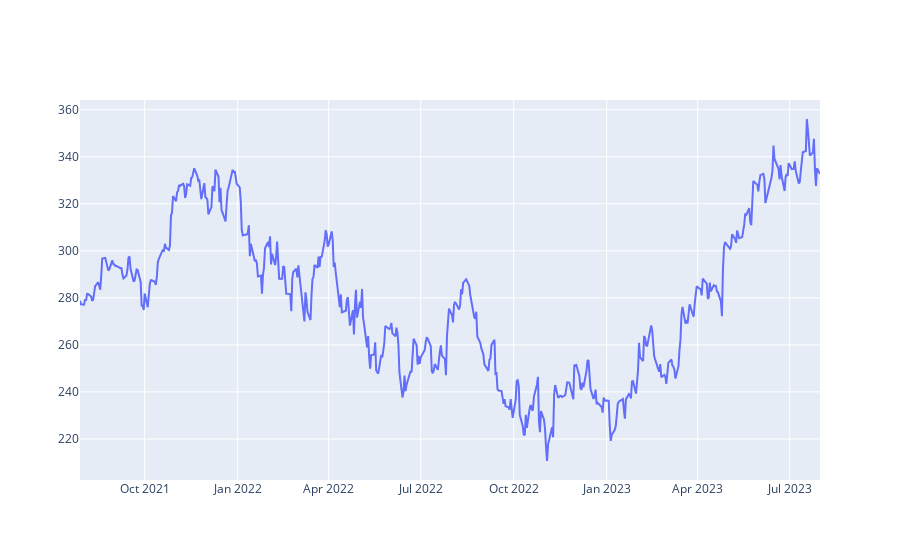

Notebook code for this chart:
### Code cell
fig = go.Figure(data=go.Scatter(x=df.index,y=df['Close'], mode='lines'))
fig.show()

### Figure 1 — Plotly figure (JSON) as saved in the notebook; plotly's stock layout.template omitted (floating-point values rounded to 4 significant figures; data arrays with more than 128 entries replaced by an {"elided": "..."} marker saying what was removed)
{"data": [{"mode": "lines", "type": "scatter", "x": {"elided": "504 str values"}, "y": {"elided": "504 float values"}}], "layout": {}}
